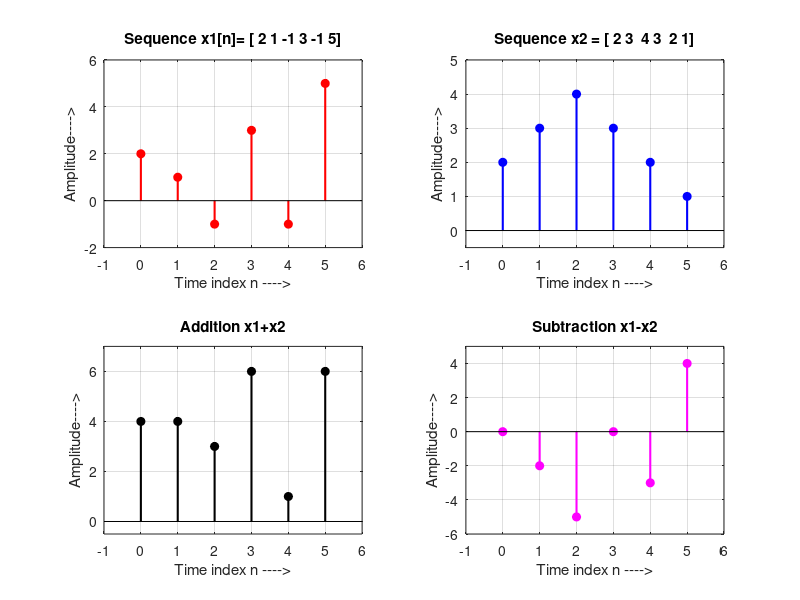
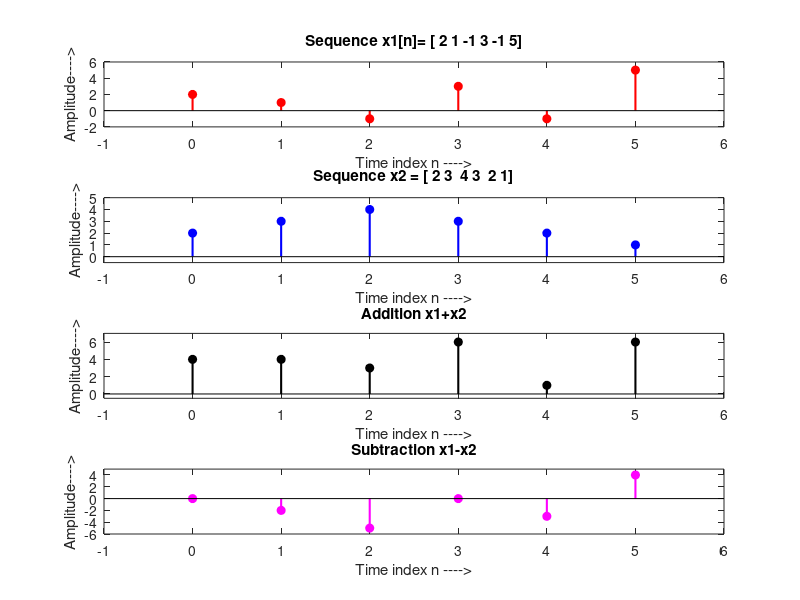

Write the MATLAB code that produced these figures, in order.


%  Program V2_1 

%%% Demo: Addition and Subtracting of DT sequences starting with time axis zero
%%% Developed by Dr. M. Venu Gopala Rao, 
%%% Email: mvgr03@kluniversity.in,  mvgr03@gmail.com,


clear all; close all; clc;

%%% =========================================================

% % Demo: Addition and Subtracting

x1 = [ 2 1 -1 3 -1 5]; 
x2 = [ 2 3  4 3  2 1]; 

n = 0:5;
x3 = x1+x2;
x4 = x1-x2;

figure();
subplot(2,2,1); stem(n, x1, 'r', 'fill', 'LineWidth', 1.5);
title('Sequence x1[n]= [ 2 1 -1 3 -1 5]');grid on;
xlabel('Time index n ---->'); ylabel('Amplitude---->');
axis([-1 6 -2 6]);

subplot(2,2,2); stem(n, x2, 'b', 'fill', 'LineWidth', 1.5);
title('Sequence x2 = [ 2 3  4 3  2 1]');grid on;
xlabel('Time index n ---->'); ylabel('Amplitude---->');
axis([-1 6 -0.5 5]);

subplot(2,2,3); stem(n, x3, 'k', 'fill', 'LineWidth', 1.5);
title('Addition x1+x2');grid on;
xlabel('Time index n ---->'); ylabel('Amplitude---->');
axis([-1 6 -0.5 7]);

subplot(2,2,4); stem(n, x4, 'm', 'fill', 'LineWidth', 1.5);
title('Subtraction x1-x2');grid on;
xlabel('Time index n ---->'); ylabel('Amplitude---->');
axis([-1 6 -6 5]);

%------------------------------------------------------------------------

figure();
subplot(4,1,1); stem(n, x1, 'r', 'fill', 'LineWidth', 1.5);
title('Sequence x1[n]= [ 2 1 -1 3 -1 5]');%grid on;
xlabel('Time index n ---->'); ylabel('Amplitude---->');
axis([-1 6 -2 6]);

subplot(4,1,2); stem(n, x2, 'b', 'fill', 'LineWidth', 1.5);
title('Sequence x2 = [ 2 3  4 3  2 1]');%grid on;
xlabel('Time index n ---->'); ylabel('Amplitude---->');
axis([-1 6 -0.5 5]);

subplot(4,1,3); stem(n, x3, 'k', 'fill', 'LineWidth', 1.5);
title('Addition x1+x2');%grid on;
xlabel('Time index n ---->'); ylabel('Amplitude---->');
axis([-1 6 -0.5 7]);

subplot(4,1,4); stem(n, x4, 'm', 'fill', 'LineWidth', 1.5);
title('Subtraction x1-x2');%grid on;
xlabel('Time index n ---->'); ylabel('Amplitude---->');
axis([-1 6 -6 5]);
